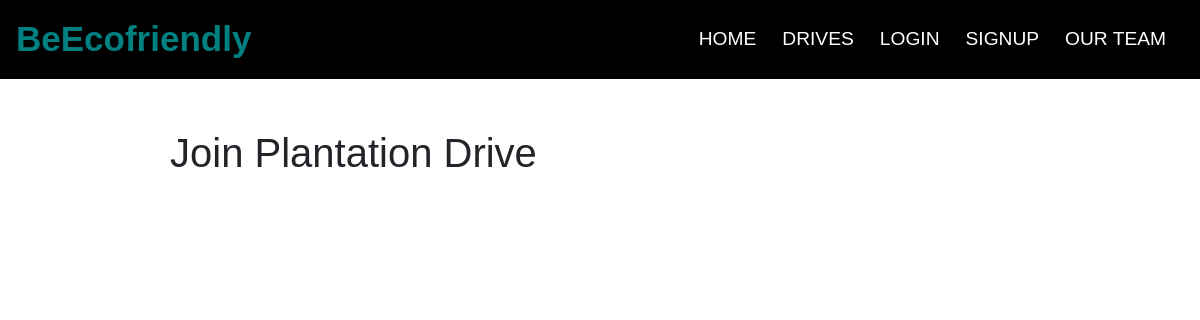
/drive/join/, run on an earlier commit of the app's database.
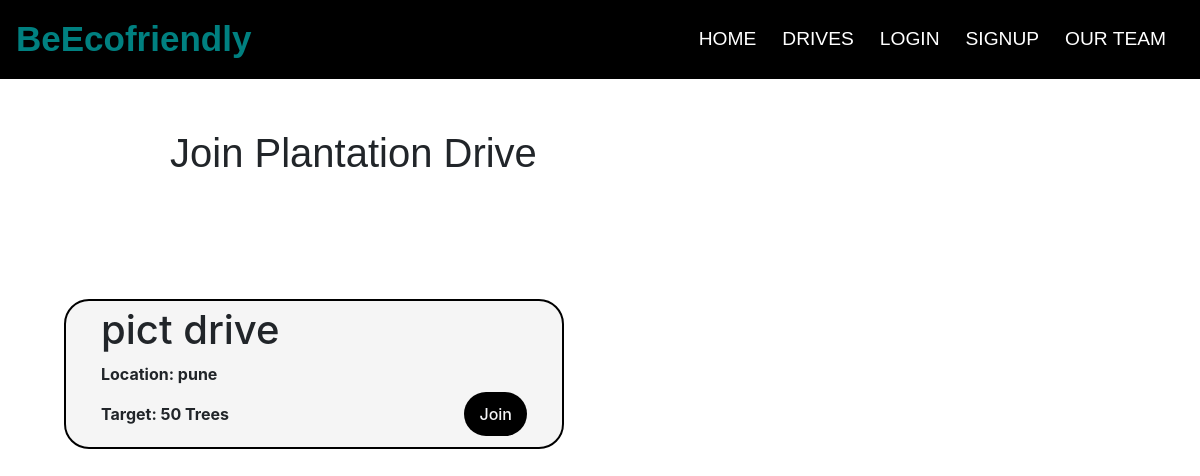
And on a later commit of the database.
### users/models.py (models this page shows, shortened)
class Drive(models.Model):
    host = models.ForeignKey(User, related_name="hostedBy", on_delete=PROTECT, null=True)
    members = models.ManyToManyField(User, related_name="mebers")
    drive_name = models.CharField(max_length=64)
    location = models.CharField(max_length=64)
    target = models.IntegerField()
    desc = models.CharField(max_length=200, default="")

### users/views.py (the view)
# urls.py: path('drive/join/', views.joinDrive, name = 'joinDrive'),
def joinDrive(request):
    context ={'drives' : Drive.objects.all()}
    return render(request, "users/join_drive.html", context)

### users/templates/users/join_drive.html (shortened to what this page needs)
{% extends 'users/layout.html' %}
{% block content %}
<h1 id="drive">Join Plantation Drive</h1>
<div class="container"></div>
{% for drive in drives %}
<div class="row container1">
    <div class="col-sm">
        <h1>{{drive.drive_name}}</h1>
        <div id="firstpara">
            <p>Location: {{drive.location}}</p>
            <p>Target: {{drive.target}} Trees</p>
            <a href="{% url 'join_drive_temp' drive.pk %}" class="join">Join</a>
        </div>
    </div>
</div>
{% endfor %}
</body>
{% endblock %}

What changed in the data, as far as the page shows it:
added Drive: drive_name "pict drive", location "pune", target "50"
